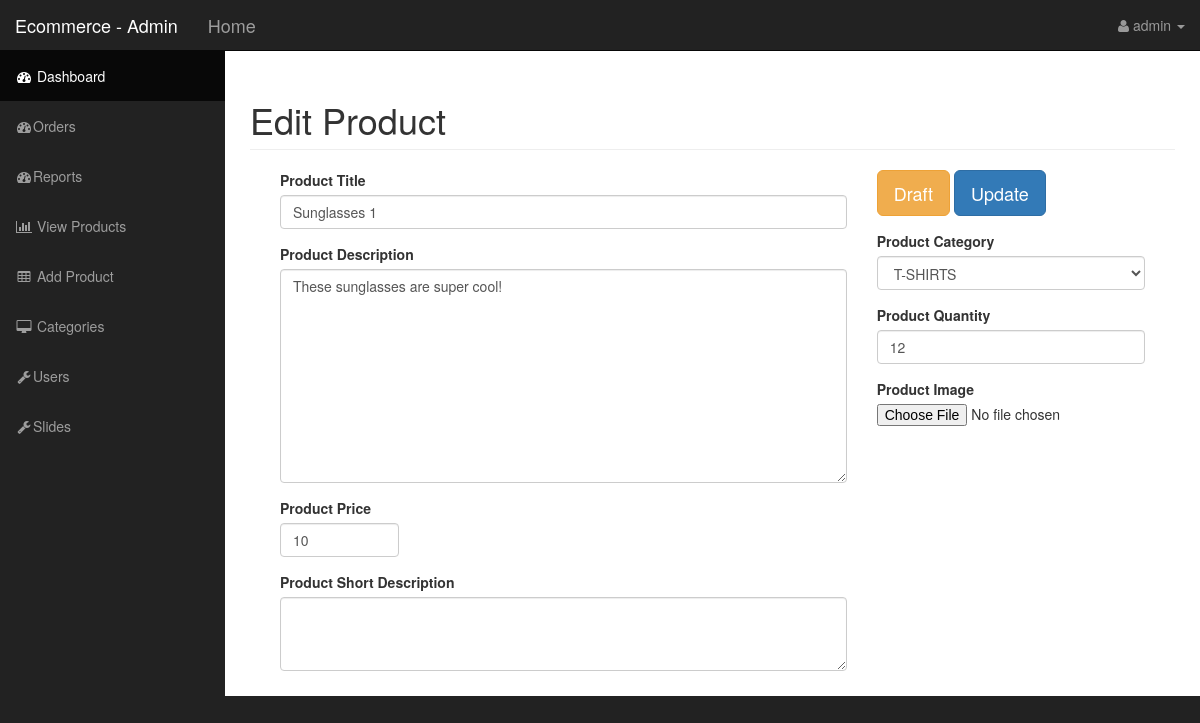
/public/admin/index.php?edit_product&id=51 (signed in), run on the app's committed database.
### tables this page shows
CREATE TABLE `products` (
  `product_id` int(11) NOT NULL,
  `product_title` varchar(255) NOT NULL,
  `product_category_id` int(11) NOT NULL,
  `product_price` float NOT NULL,
  `product_quantity` int(11) NOT NULL,
  `product_description` text NOT NULL,
  `short_desc` text NOT NULL,
  `product_image` varchar(255) NOT NULL
);

CREATE TABLE `categories` (
  `cat_id` int(11) NOT NULL,
  `cat_title` varchar(255) NOT NULL
);

### resources/functions.php (called while the page is built, shortened)
<?php
function query($sql)
{
    global $connection;
    return mysqli_query($connection, $sql);
}
function escape_string($string)
{
    global $connection;
    return mysqli_real_escape_string($connection, $string);
}
function fetch_array($result)
{
    return mysqli_fetch_array($result);
}
function show_product_category_title($product_category_id){
$category_query = query("SELECT * FROM categories WHERE cat_id = '{$product_category_id}' ");
while($category_row = fetch_array($category_query)) {
return $category_row['cat_title'];
}
}
?>

### resources/templates/back/edit_product.php (the view, shortened to what this page needs)
<?php
	if ( isset($_GET['id']) )
	{
		$query = query("SELECT * FROM products WHERE product_id = " . escape_string($_GET['id']) . " ");
		while ( $row = fetch_array($query) )
		{
			$product_title          = escape_string($row['product_title']);
			$product_category_id    = escape_string($row['product_category_id']);
			$product_price          = escape_string($row['product_price']);
			$product_description    = escape_string($row['product_description']);
			$short_desc             = escape_string($row['short_desc']);
			$product_quantity       = escape_string($row['product_quantity']);
		}
	}
?>
<div class="col-md-12">
	<div class="row">
		<h1 class="page-header">Edit Product</h1>
	</div>
	<form action="" method="post" enctype="multipart/form-data">
		<div class="col-md-8">
			<div class="form-group">
				<label for="product-title">Product Title </label>
				<input type="text" name="product_title" class="form-control" value="<?php echo $product_title; ?>">
			</div>
			<div class="form-group">
				<label for="product-title">Product Description</label>
				<textarea name="product_description" id="" cols="30" rows="10" class="form-control"><?php echo $product_description; ?></textarea>
			</div>
			<div class="form-group row">
				<div class="col-xs-3">
					<label for="product-price">Product Price</label>
					<input type="number" name="product_price" class="form-control" size="60" value="<?php echo $product_price; ?>">
				</div>
			</div>
			<div class="form-group">
				<label for="product-title">Product Short Description</label>
	  			<textarea name="short_desc" id="" cols="30" rows="3" class="form-control"><?php echo $short_desc; ?></textarea>
			</div>
		</div>
		<aside id="admin_sidebar" class="col-md-4">
			<div class="form-group">
				<input type="submit" name="draft" class="btn btn-warning btn-lg" value="Draft">
				<input type="submit" name="update" class="btn btn-primary btn-lg" value="Update">
			</div>
			<div class="form-group">
				<label for="product-title">Product Category</label>
				<select name="product_category_id" id="" class="form-control">
					<option value="<?php echo $product_category_id; ?>"><?php echo show_product_category_title($product_category_id); ?></option>
				</select>
			</div>
			<div class="form-group">
				<label for="product-title">Product Quantity</label>
				<input type="number" name="product_quantity" class="form-control" value="<?php echo $product_quantity; ?>">
			</div>
			<div class="form-group">
				<label for="product-title">Product Image</label>
				<input type="file" name="file">
				<br>
			</div>
		</aside>
	</form>
</div>

### public/admin/css/sb-admin.css (style rules this page uses)
body { margin-top: 100px; background-color: #222; }
@media (min-width:768px) { body { margin-top: 50px; } }

### data on the page
products: product_title "Sunglasses 1", product_description "These sunglasses are super cool!", product_price "10", product_category_id "T-SHIRTS", product_quantity "12"

### other printed values
$_SESSION['username'] "admin"
